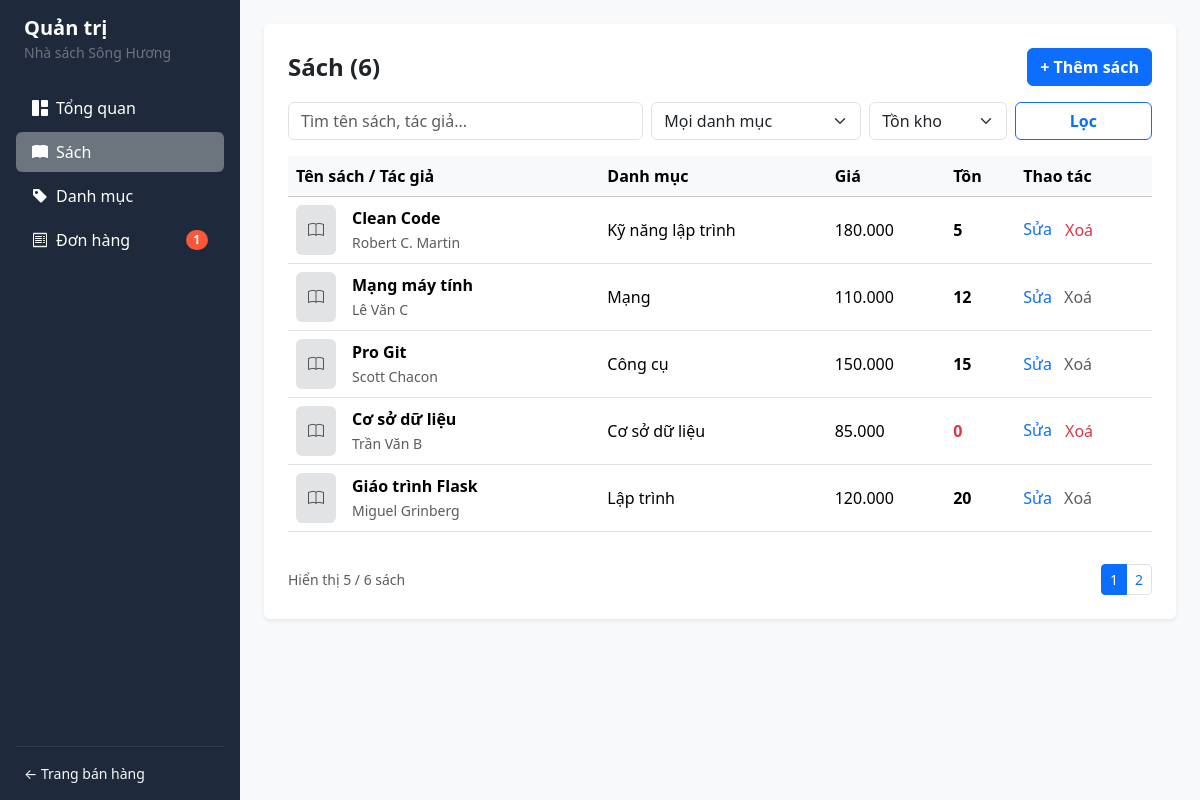
The app's page /admin/books with its own data.
### models.py (models this page shows)
class Book(db.Model):
    __tablename__ = "books"
    id: Mapped[int] = mapped_column(primary_key=True)
    title: Mapped[str] = mapped_column(String(200), unique=True, nullable=False)
    author: Mapped[str] = mapped_column(String(100), nullable=False)
    publisher: Mapped[Optional[str]] = mapped_column(String(100), default="NXB Đại học Huế")
    publish_year: Mapped[int] = mapped_column(default=2024)
    price: Mapped[int] = mapped_column(nullable=False)
    stock: Mapped[int] = mapped_column(default=0)
    description: Mapped[Optional[str]] = mapped_column(Text, nullable=True)
    cover_image: Mapped[Optional[str]] = mapped_column(String(255), nullable=True)
    category_id: Mapped[int] = mapped_column(ForeignKey("categories.id"), nullable=False)
    category: Mapped["Category"] = relationship(back_populates="books")
    order_items: Mapped[List["OrderItem"]] = relationship(back_populates="book")

class Category(db.Model):
    __tablename__ = "categories"
    id: Mapped[int] = mapped_column(primary_key=True)
    name: Mapped[str] = mapped_column(String(100), unique=True, nullable=False)
    description: Mapped[Optional[str]] = mapped_column(String(255), nullable=True)
    books: Mapped[List["Book"]] = relationship(back_populates="category")

### app.py (the view)
@app.get("/admin/books")
def admin_books():
    page = request.args.get("page", 1, type=int)
    q = request.args.get("q", "").strip()
    category_id = request.args.get("category_id", type=int)
    stock_filter = request.args.get("stock", "")
    stmt = db.select(Book).order_by(Book.id.desc())
    if q:
        stmt = stmt.where(or_(Book.title.ilike(f"%{q}%"), Book.author.ilike(f"%{q}%")))
    if category_id:
        stmt = stmt.where(Book.category_id == category_id)
    if stock_filter == "in_stock":
        stmt = stmt.where(Book.stock > 0)
    elif stock_filter == "low_stock":
        stmt = stmt.where(Book.stock <= 5, Book.stock > 0)
    elif stock_filter == "out_of_stock":
        stmt = stmt.where(Book.stock == 0)
    pagination = db.paginate(stmt, page=page, per_page=5, error_out=False)
    categories = db.session.execute(db.select(Category).order_by(Category.name)).scalars().all()
    ordered_book_ids = set(
        db.session.execute(db.select(OrderItem.book_id).distinct()).scalars().all()
    )
    return render_template(
        "admin/books.html",
        pagination=pagination,
        books=pagination.items,
        categories=categories,
        ordered_book_ids=ordered_book_ids,
        q=q,
        selected_category_id=category_id,
        stock_filter=stock_filter
    )

### app.py (called while the page is built)
@app.context_processor
def inject_globals():
    cart = session.get("cart", {})
    cart_count = sum(cart.values())
    pending_orders_count = db.session.scalar(
        db.select(func.count(Order.id)).where(Order.status == "Chờ xác nhận")
    ) or 0
    return dict(cart_count=cart_count, pending_orders_count=pending_orders_count)

### templates/admin/books.html (shortened to what this page needs)
{% extends "admin/base_admin.html" %}
{% block content %}
<div class="card border-0 shadow-sm p-4">
    <div class="d-flex justify-content-between align-items-center mb-3">
        <h4 class="fw-bold mb-0">Sách ({{ pagination.total }})</h4>
        <a href="{{ url_for('admin_book_new') }}" class="btn btn-primary fw-semibold">+ Thêm sách</a>
    </div>
    <form method="GET" action="{{ url_for('admin_books') }}" class="row g-2 mb-3">
        <div class="col-md-5">
            <input type="text" name="q" class="form-control" value="{{ q }}" placeholder="Tìm tên sách, tác giả...">
        </div>
        <div class="col-md-3">
            <select name="category_id" class="form-select">
                <option value="">Mọi danh mục</option>
            </select>
        </div>
        <div class="col-md-2">
            <select name="stock" class="form-select">
                <option value="">Tồn kho</option>
            </select>
        </div>
        <div class="col-md-2">
            <button type="submit" class="btn btn-outline-primary w-100 fw-semibold">Lọc</button>
        </div>
    </form>
    <div class="table-responsive">
        <table class="table align-middle">
            <thead class="table-light">
                <tr>
                    <th>Tên sách / Tác giả</th>
                    <th>Danh mục</th>
                    <th>Giá</th>
                    <th>Tồn</th>
                    <th>Thao tác</th>
                </tr>
            </thead>
            <tbody>
                {% for book in books %}
                <tr>
                    <td>
                        <div class="d-flex align-items-center gap-3">
                            {% if book.cover_image %}
                                <img src="{{ url_for('static', filename='uploads/' + book.cover_image) }}"
                                     class="rounded" style="width: 40px; height: 50px; object-fit: cover;">
                            {% else %}
                                <div class="bg-secondary-subtle rounded d-flex align-items-center justify-content-center" style="width: 40px; height: 50px;">
                                    <i class="bi bi-book text-muted"></i>
                                </div>
                            {% endif %}
                            <div>
                                <div class="fw-bold">{{ book.title }}</div>
                                <small class="text-muted">{{ book.author }}</small>
                            </div>
                        </div>
                    </td>
                    <td>{{ book.category.name }}</td>
                    <td>{{ "{:,.0f}".format(book.price).replace(",", ".") }}</td>
                    <td class="fw-bold {% if book.stock == 0 %}text-danger{% endif %}">{{ book.stock }}</td>
                    <td>
                        <a href="{{ url_for('admin_book_edit', book_id=book.id) }}" class="text-decoration-none me-2">Sửa</a>
                        {% if book.id in ordered_book_ids %}
                            <span class="text-muted" title="Sách đã có trong đơn hàng">Xoá</span>
                        {% else %}
                            <form method="POST" action="{{ url_for('admin_book_delete', book_id=book.id) }}" class="d-inline"
                                  onsubmit="return confirm('Xác nhận xoá sách {{ book.title }}?');">
                                <button type="submit" class="btn btn-link text-danger text-decoration-none p-0">Xoá</button>
                            </form>
                        {% endif %}
                    </td>
                </tr>
                {% else %}
                <tr><td colspan="5" class="text-center text-muted py-4">Không có dữ liệu sách.</td></tr>
                {% endfor %}
            </tbody>
        </table>
    </div>
    <div class="d-flex justify-content-between align-items-center mt-3">
        <small class="text-muted">Hiển thị {{ books|length }} / {{ pagination.total }} sách</small>
        <nav>
            <ul class="pagination pagination-sm mb-0">
                {% for p in pagination.iter_pages() %}
                    {% if p %}
                        <li class="page-item {% if p == pagination.page %}active{% endif %}">
                            <a class="page-link" href="{{ url_for('admin_books', page=p, q=q, category_id=selected_category_id, stock=stock_filter) }}">{{ p }}</a>
                        </li>
                    {% else %}
                        <li class="page-item disabled"><span class="page-link">...</span></li>
                    {% endif %}
                {% endfor %}
            </ul>
        </nav>
    </div>
</div>
{% endblock %}

### records on screen
Book: title "Clean Code", author "Robert C. Martin", category.name "Kỹ năng lập trình", price "180.000", stock "5"
Book: title "Mạng máy tính", author "Lê Văn C", category.name "Mạng", price "110.000", stock "12", shows "Xoá"
Book: title "Pro Git", author "Scott Chacon", category.name "Công cụ", price "150.000", stock "15", shows "Xoá"
Book: title "Cơ sở dữ liệu", author "Trần Văn B", category.name "Cơ sở dữ liệu", price "85.000", stock "0"
Book: title "Giáo trình Flask", author "Miguel Grinberg", category.name "Lập trình", price "120.000", stock "20", shows "Xoá"

### other values on screen
{{ pending_orders_count }} "1"
{{ pagination.total }} "6"
{{ books|length }} "5"
{{ p }} "1" "2"
